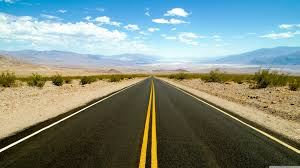
#> input picture images.png, 300 x 168 px
$ python Proves_bordes_imatges.py   (Python 2 division)
#> lines starting #> are read from the running program, lines starting #| are printed output that depends on the picture; after the words box and inside, x2 and y2 are one past the last pixel; in counts of white or black regions, pixels touching at a corner belong together
import cv2
import numpy as np
from matplotlib import pyplot as plt
img = cv2.imread('images.png') #Llegim imatge
#> img is the input picture: shape (168, 300, 3); mean B, G, R 130.7, 140.5, 125.8
px = img[100,100] #accedim al pixel 100, 100
#> px = [177, 207, 218]
print px #Imprimim els valors del pixel. ESTA EN BGR
#| [177 207 218]


# accessing only blue pixel
print img.item(100,100,2) #Accedir a pixel utilitzant numpy (pixel_x, pixel_y, BGR '0,1,2')
#| 218

print img.shape #Retorna les files, columnes, i numero de canals
#| (168, 300, 3)

print img.size #Retorna el numero de pixels
#| 151200

print img.dtype #Retorna el tipus d'imatge (Molts errors en tractament es pel tipus d'imatge, MOLT UTIL)
#| uint8
BLUE = [255,0,0]
ball = img[50:70, 200:250]
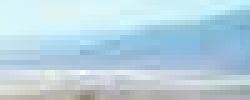
#> ball: shape (20, 50, 3) (shown 5 times larger); mean B, G, R 224.2, 210.7, 183.6
img[120:140, 100:150] = ball
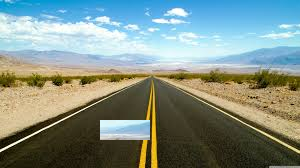
#> img: shape (168, 300, 3); 1.98% of pixels changed, all inside (x1, y1, x2, y2) = (100, 120, 150, 140)
replicate = cv2.copyMakeBorder(img,10,10,10,10,cv2.BORDER_REPLICATE)
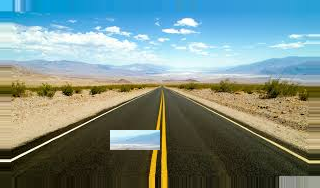
#> replicate: shape (188, 320, 3); mean B, G, R 133.6, 140, 120.2
reflect = cv2.copyMakeBorder(img,10,10,10,10,cv2.BORDER_REFLECT)
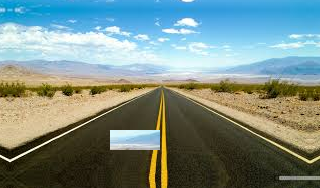
#> reflect: shape (188, 320, 3); mean B, G, R 133.2, 139.6, 120.2
reflect101 = cv2.copyMakeBorder(img,10,10,10,10,cv2.BORDER_REFLECT_101)
wrap = cv2.copyMakeBorder(img,10,10,10,10,cv2.BORDER_WRAP)
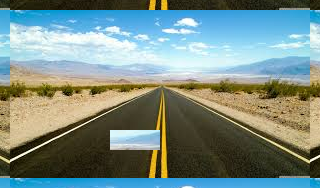
#> wrap: shape (188, 320, 3); mean B, G, R 133.2, 139.6, 120.2
constant= cv2.copyMakeBorder(img,10,10,10,10,cv2.BORDER_CONSTANT,value=BLUE)
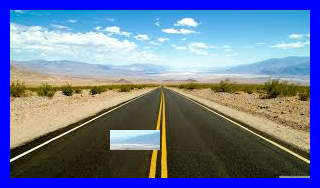
#> constant: shape (188, 320, 3); mean B, G, R 154.1, 120.2, 107.2

plt.subplot(231),plt.imshow(img,'gray'),plt.title('ORIGINAL')
plt.subplot(232),plt.imshow(replicate,'gray'),plt.title('REPLICATE')
plt.subplot(233),plt.imshow(reflect,'gray'),plt.title('REFLECT')
plt.subplot(234),plt.imshow(reflect101,'gray'),plt.title('REFLECT_101')
plt.subplot(235),plt.imshow(wrap,'gray'),plt.title('WRAP')
plt.subplot(236),plt.imshow(constant,'gray'),plt.title('CONSTANT')
while(1):
    cv2.imshow('image',img)
    plt.show()
#> figure, not shown here; B, G, R data is drawn as R, G, B

    k = cv2.waitKey(1)
#> (key Esc is pressed here)
    if k == 27:
        break

cv2.destroyAllWindows()
